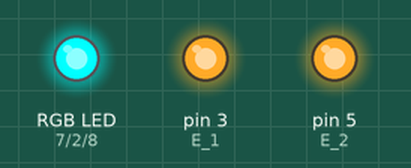
Simulated run of this sketch. Board: Arduino Uno, built with avr-gcc and run on an emulated ATmega328P. On the bench: an RGB LED mixed from three pins (HIGH = lit), output pins drawn as LEDs (lit = HIGH). Pins used as bus, display or sensor lines are not drawn.

Above: at 0.03 s.
At 2.73 s:
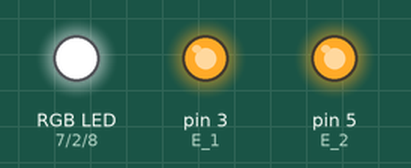
Timing chart, 0 to 3.0 s (numbered marks = the images above):
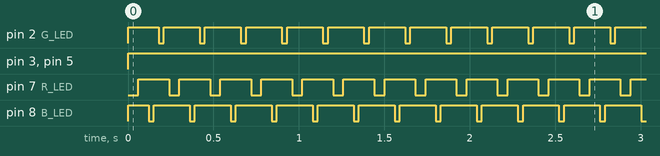

Measured:
- by itself, pin 2 (G_LED), pin 8 (B_LED): alternates HIGH for 0.21 s and LOW for 0.03 s
- by itself, pin 3 (E_1), pin 5 (E_2): LOW → HIGH at 0.00 s
- by itself, pin 7 (R_LED): alternates HIGH for 0.18 s and LOW for 0.06 s

The sketch:

RGB_v0.1_Strobe.ino
```cpp
//RGB definations
int B_LED=8;
int R_LED=7;
int E_VCC=4;
int G_LED=2;

//Enable Defination
int E_1=3;
int E_2=5;


void setup() {
  pinMode(R_LED,OUTPUT);
  pinMode(B_LED,OUTPUT);
  pinMode(G_LED,OUTPUT);
  pinMode(E_VCC,OUTPUT);
  pinMode(E_1,OUTPUT);
  pinMode(E_2,OUTPUT);

//RGB at initially all off
digitalWrite(E_VCC,HIGH);
digitalWrite(R_LED,HIGH);
digitalWrite(B_LED,HIGH);
digitalWrite(G_LED,HIGH);

//All Enable Off
digitalWrite(E_1,LOW);
digitalWrite(E_2,LOW);


}

void loop() {

full_E_ON();

RED_GLOW();
delay(60);
RED_HLOW();
delay(60);

BLUE_GLOW();
delay(30);
BLUE_HLOW();
delay(30);


GREEN_GLOW();
delay(30);
GREEN_HLOW();
delay(30);

}
void GREEN_GLOW()
{
digitalWrite(G_LED,LOW); //RED Glow As low
}

void BLUE_GLOW()
{
digitalWrite(B_LED,LOW); //RED Glow As low
}


void RED_GLOW()
{
digitalWrite(R_LED,LOW); //RED Glow As low
}
//---------------------------------------------------------------------------OFF Functions--------------------------------------------------------------------//
void GREEN_HLOW()
{
digitalWrite(G_LED,HIGH); //RED Glow As low
}

void BLUE_HLOW()
{
digitalWrite(B_LED,HIGH); //RED Glow As low
}


void RED_HLOW()
{
digitalWrite(R_LED,HIGH); //RED Glow As low
}

//---------------------------------------------------------------------------OFF Functions--------------------------------------------------------------------//


void Vcc_ON()
{
digitalWrite(E_VCC,HIGH);  // Generate on OUT 2 ----> +12v
}
void full_E_ON()
{
digitalWrite(E_1,HIGH);  //Enable Channel 1
digitalWrite(E_2,HIGH);  //Enable Channel 2
}


void one_E_ON()
{
  digitalWrite(E_1,HIGH);  //Enable Channel 1
}

void two_E_ON()
{
  digitalWrite(E_2,HIGH);  //Enable Channel 2
}
```
